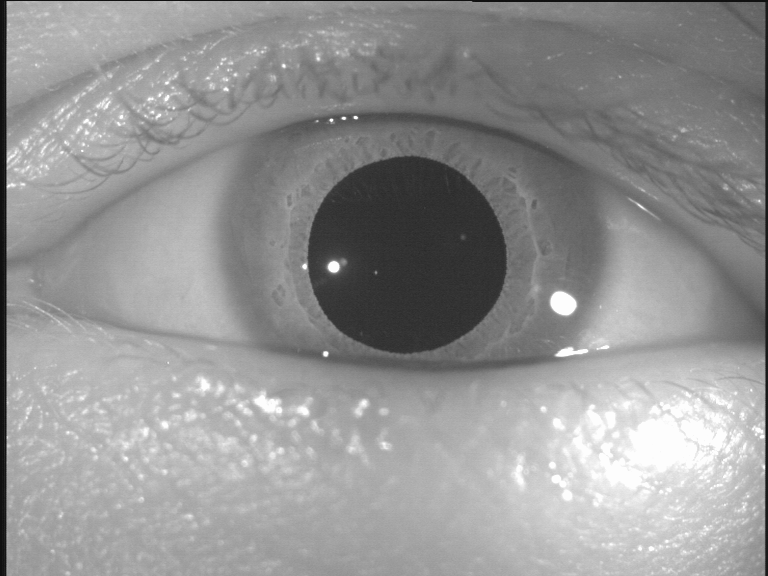
#> input picture Jupyter_Notebooks/data/images/eye.bmp, 768 x 576 px, found by its file name
$ jupyter execute --allow-errors 5_ImgProc_Example_OpenCV.ipynb   (shell and % lines are left out)   (older library calls are emulated)
#> lines starting #> are read from the running program, lines starting #| are printed output that depends on the picture; after the words box and inside, x2 and y2 are one past the last pixel; in counts of white or black regions, pixels touching at a corner belong together
# Finding a Pupil in an Image, using OpenCV

author: Thomas Haslwanter\
date: April-2020

FindPupil demonstrates how *OpenCV* can be used to find the pupil in an image
of the eye. This includes ademonstration of a number of important image
processing steps in OpenCV, using Python-CV2.
To run, the file `eye.bmp` is required.

The following steps are included:

- Converting the image to grayscale
- Calculating and showing the histogram
- Interactively setting the threshold for b/w conversion
- Filling holes
- Opening the image
- Fitting an edge to the pupil

Note that when you run this notebook, openCV often opens the video and image windows in the background, and waits for your response!

## Preliminaries

[cell 1]
'''
Author: Thomas Haslwanter
Date:   May-2016
Ver:    1.2
'''

import numpy as np
import matplotlib.pyplot as plt
import cv2

def nothing(*arg):
    ''' A dummy function for the trackbar. '''
    pass

## Load and Show Image

Note here that to read and show the image, I use the commands from Matplolib. For reading the image, there is not much difference. For showing the image, the Matplotlib command shows the image "inline", whereas cv2.imshow creates a named, external window (see below).

#> (a cell that did not finish here is left out)

[cell 3]
img = plt.imread('data\images\eye.bmp')
#> img is the input picture: shape (576, 768); min 16, max 253, mean 147.8
#img = cv2.imread('eye.bmp', cv2.CV_LOAD_IMAGE_GRAYSCALE)
plt.set_cmap('gray') # Set the colormap to "gray"
plt.imshow(img)

## Show a graylevel histogram

[cell 4]
# The "_" is a dummy variable to suppress the output
_ = plt.hist(img.flatten(),128)
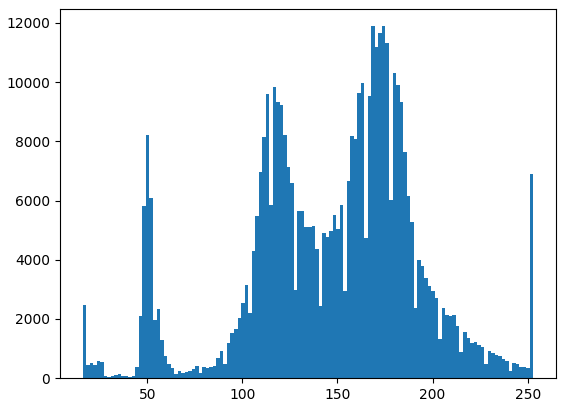
#> figure drawn by matplotlib, 1 panel; tallest bar 11886 high, from x = 167.8 to 169.7

## Thresholding, using "OpenCV"

First, let us simply open an image window in OpenCV. Showing simple images in openCV is more involved, as the command "waitKey" is required to update the image.

**Note:** The following code with generate a OpenCV-window outside this notebook. To close it, press `Esc`

[cell 5]
# Showing the same image in an openCV-window is a bit  tricky:
# Note: The following code with generate a OpenCV-window outside this notebook. To close it, press `Esc`

cv2.imshow('demo', img)
while True:
    ch = cv2.waitKey(5)
#> (key Esc is pressed here)
    if ch == 27:
        cv2.destroyWindow('demo')
        break

Next, let us generate an interactive image, where wen can adjust a parameter for the image processing.

[cell 6]
# Set a threshold, for b/w conversion, using a trackbar
cv2.namedWindow('bw')  # First you have to create a named window for OpenCV
cv2.createTrackbar('thr', 'bw', 1, 255, nothing)    # dummy function "nothing" defined below
cv2.setTrackbarPos('thr', 'bw', 85)
while True:
     thrs = cv2.getTrackbarPos('thr', 'bw')
     (thresh, im_bw) = cv2.threshold(img, thrs, 255, cv2.THRESH_BINARY)
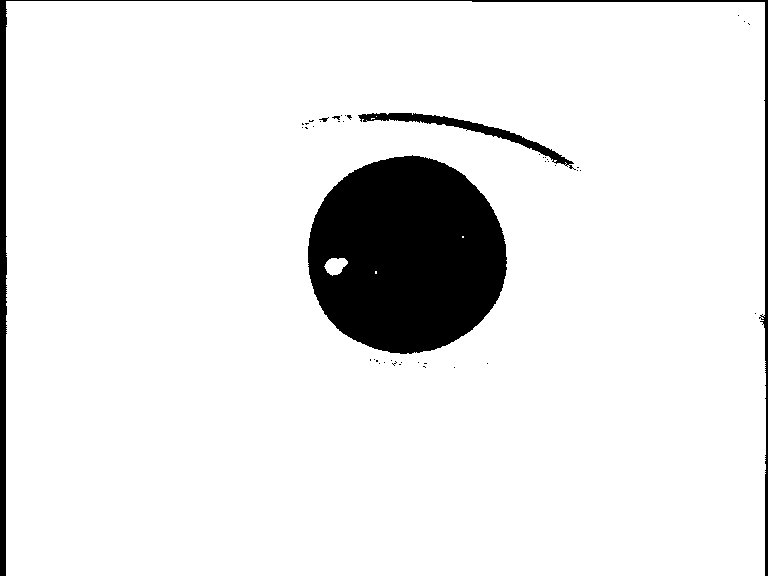
#> im_bw: shape (576, 768); 91.3% white; 45 black regions (41 under 20 px), largest, box (x1, y1, x2, y2) and area: (308, 155, 507, 354) 30535, (0, 0, 768, 576) 6230, (358, 113, 576, 170) 1707, (319, 117, 329, 122) 22
#> thresh = 85
     cv2.imshow('bw', im_bw)
     ch = cv2.waitKey(5)
#> (key Esc is pressed here)
     if ch == 27:
         cv2.destroyWindow('bw')
         break

[cell 7]
plt.imshow(im_bw)

## Remove black border, Fill holes

[cell 8]
# Remove the black border
h,w = img.shape
#> h = 576; w = 768
mask = np.zeros( (h+2,w+2), dtype=np.uint8)
cv2.floodFill(im_bw, mask, (1,1), 255)
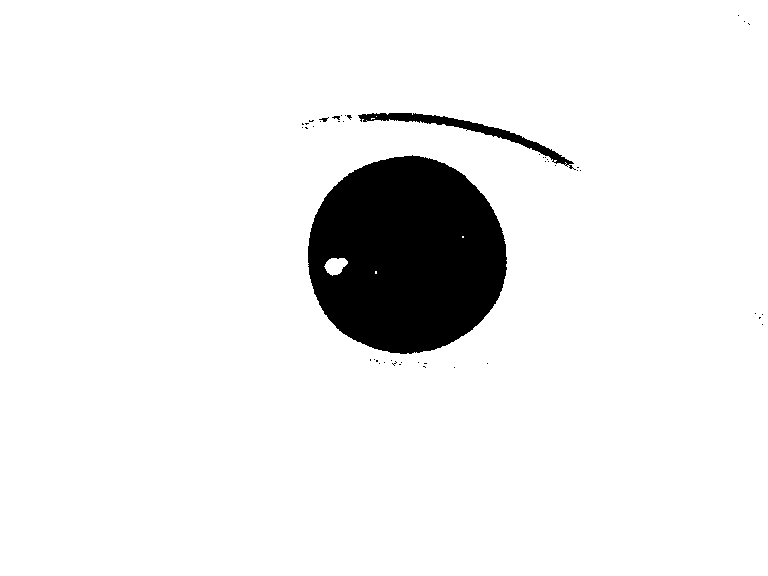
#> im_bw: shape (576, 768); 92.7% white; 47 black regions (44 under 20 px), largest, box (x1, y1, x2, y2) and area: (308, 155, 507, 354) 30535, (358, 113, 576, 170) 1707, (319, 117, 329, 122) 22

# Fill the holes
wHoles = im_bw.copy()
# Note that the mask has to be 2 pixels larger than the image!
mask = np.zeros( (h+2,w+2), dtype=np.uint8)
cv2.floodFill(wHoles, mask, (1,1), 0)
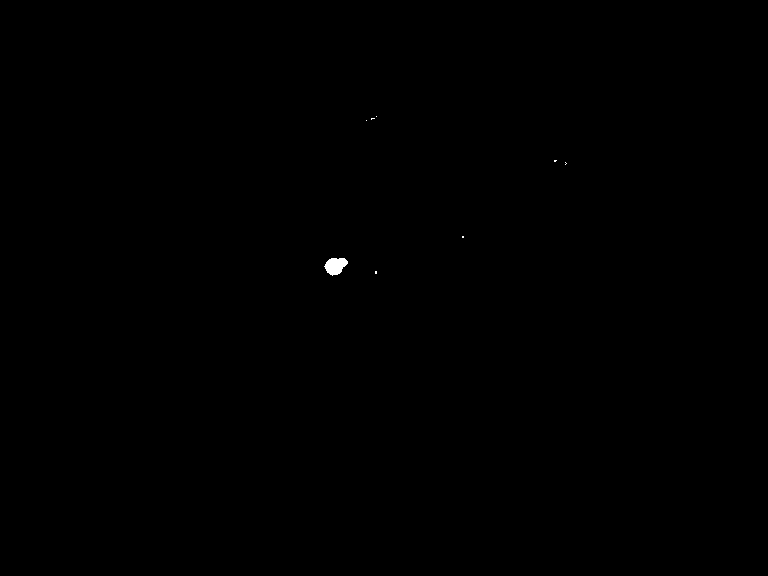
#> wHoles: shape (576, 768); 0.07% white; 8 white regions (7 under 20 px), largest, box (x1, y1, x2, y2) and area: (324, 258, 348, 276) 294
im_bw[wHoles==255] = 0
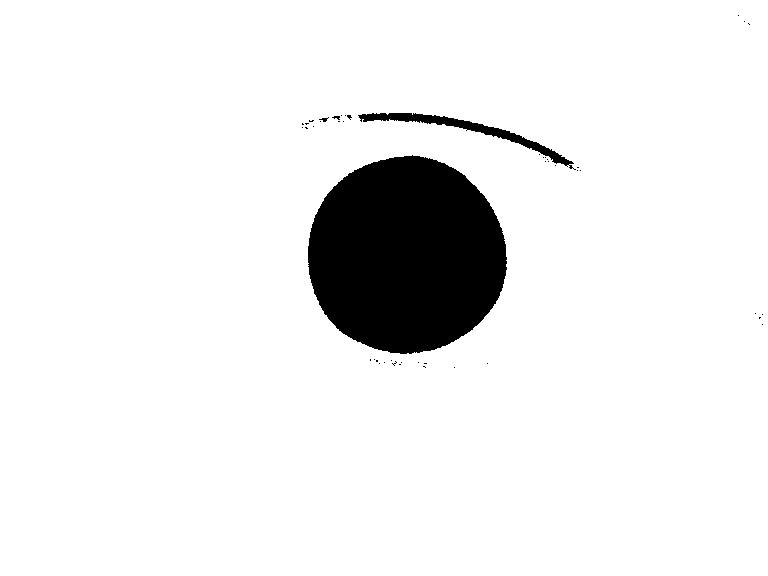
#> im_bw: shape (576, 768); 92.6% white; 47 black regions (44 under 20 px), largest, box (x1, y1, x2, y2) and area: (308, 155, 507, 354) 30839, (358, 113, 576, 170) 1722, (319, 117, 329, 122) 22
plt.imshow(im_bw)

## Eliminate Eyelid, by "closing" the image

[cell 9]
from skimage.morphology import disk
strEl = disk(10)  # structural Element
closed = cv2.morphologyEx(im_bw, cv2.MORPH_CLOSE, strEl)
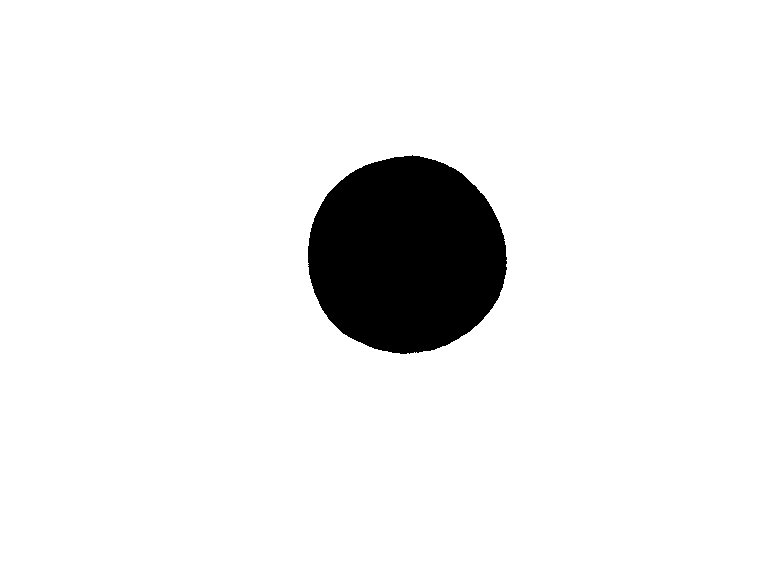
#> closed: shape (576, 768); 93% white; 1 black region, box (x1, y1, x2, y2) and area: (308, 155, 507, 354) 30788
plt.imshow(closed)

## Edgy Finish

[cell 10]
thrs1 = 1000
thrs2 = 1000
edge = cv2.Canny(closed, thrs1, thrs2, apertureSize=5)
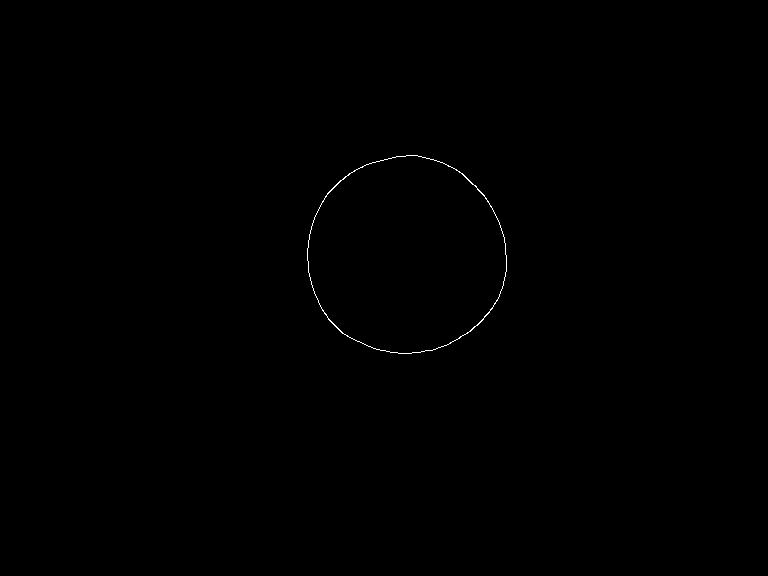
#> edge: shape (576, 768); 0.15% white in thin lines or dots, all inside (x1, y1, x2, y2) = (307, 155, 507, 354)
plt.imshow(edge)
